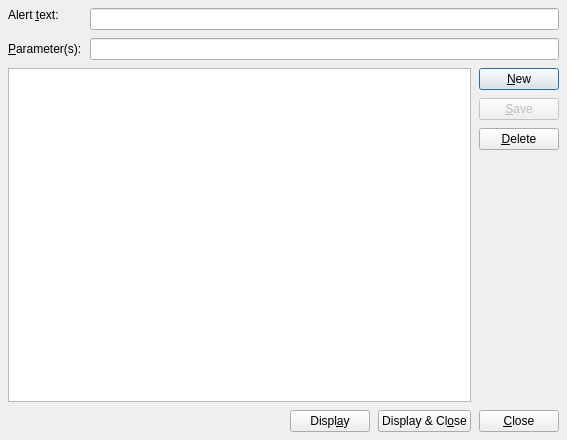
<?xml version="1.0" encoding="UTF-8"?>
<ui version="4.0">
 <class>AlertDialog</class>
 <widget class="QDialog" name="AlertDialog">
  <property name="geometry">
   <rect>
    <x>0</x>
    <y>0</y>
    <width>567</width>
    <height>440</height>
   </rect>
  </property>
  <property name="windowTitle">
   <string>Alert Message</string>
  </property>
  <property name="windowIcon">
   <iconset>
    <normaloff>:/icon/openlp.org-icon-32.bmp</normaloff>:/icon/openlp.org-icon-32.bmp</iconset>
  </property>
  <layout class="QVBoxLayout" name="AlertFormLayout">
   <property name="spacing">
    <number>8</number>
   </property>
   <property name="margin">
    <number>8</number>
   </property>
   <item>
    <layout class="QFormLayout" name="AlertTextLayout">
     <property name="horizontalSpacing">
      <number>8</number>
     </property>
     <property name="verticalSpacing">
      <number>8</number>
     </property>
     <property name="leftMargin">
      <number>0</number>
     </property>
     <property name="topMargin">
      <number>0</number>
     </property>
     <item row="0" column="0">
      <widget class="QLabel" name="AlertEntryLabel">
       <property name="sizePolicy">
        <sizepolicy hsizetype="Preferred" vsizetype="Fixed">
         <horstretch>0</horstretch>
         <verstretch>0</verstretch>
        </sizepolicy>
       </property>
       <property name="text">
        <string>Alert &amp;text:</string>
       </property>
       <property name="buddy">
        <cstring>AlertTextEdit</cstring>
       </property>
      </widget>
     </item>
     <item row="1" column="0">
      <widget class="QLabel" name="AlertParameter">
       <property name="text">
        <string>&amp;Parameter(s):</string>
       </property>
       <property name="buddy">
        <cstring>ParameterEdit</cstring>
       </property>
      </widget>
     </item>
     <item row="1" column="1">
      <widget class="QLineEdit" name="ParameterEdit"/>
     </item>
     <item row="0" column="1">
      <widget class="QLineEdit" name="AlertTextEdit"/>
     </item>
    </layout>
   </item>
   <item>
    <layout class="QHBoxLayout" name="ManagementLayout">
     <property name="spacing">
      <number>8</number>
     </property>
     <property name="bottomMargin">
      <number>0</number>
     </property>
     <item>
      <widget class="QListWidget" name="AlertListWidget">
       <property name="alternatingRowColors">
        <bool>true</bool>
       </property>
      </widget>
     </item>
     <item>
      <layout class="QVBoxLayout" name="ManageButtonLayout">
       <property name="spacing">
        <number>8</number>
       </property>
       <item>
        <widget class="QPushButton" name="NewButton">
         <property name="text">
          <string>&amp;New</string>
         </property>
         <property name="icon">
          <iconset>
           <normaloff>:/general/general_new.png</normaloff>:/general/general_new.png</iconset>
         </property>
        </widget>
       </item>
       <item>
        <widget class="QPushButton" name="SaveButton">
         <property name="enabled">
          <bool>false</bool>
         </property>
         <property name="text">
          <string>&amp;Save</string>
         </property>
         <property name="icon">
          <iconset>
           <normaloff>:/general/general_save.png</normaloff>:/general/general_save.png</iconset>
         </property>
        </widget>
       </item>
       <item>
        <widget class="QPushButton" name="DeleteButton">
         <property name="text">
          <string>&amp;Delete</string>
         </property>
         <property name="icon">
          <iconset>
           <normaloff>:/general/general_delete.png</normaloff>:/general/general_delete.png</iconset>
         </property>
        </widget>
       </item>
       <item>
        <spacer name="ManagementSpacer">
         <property name="orientation">
          <enum>Qt::Vertical</enum>
         </property>
         <property name="sizeHint" stdset="0">
          <size>
           <width>20</width>
           <height>40</height>
          </size>
         </property>
        </spacer>
       </item>
      </layout>
     </item>
    </layout>
   </item>
   <item>
    <layout class="QHBoxLayout" name="AlertButtonLayout">
     <property name="spacing">
      <number>8</number>
     </property>
     <item>
      <spacer name="ButtonBoxWidgetSpacer">
       <property name="orientation">
        <enum>Qt::Horizontal</enum>
       </property>
       <property name="sizeHint" stdset="0">
        <size>
         <width>181</width>
         <height>0</height>
        </size>
       </property>
      </spacer>
     </item>
     <item>
      <widget class="QPushButton" name="DisplayButton">
       <property name="text">
        <string>Displ&amp;ay</string>
       </property>
       <property name="icon">
        <iconset>
         <normaloff>:/general/general_live.png</normaloff>:/general/general_live.png</iconset>
       </property>
      </widget>
     </item>
     <item>
      <widget class="QPushButton" name="DisplayCloseButton">
       <property name="text">
        <string>Display &amp;&amp; Cl&amp;ose</string>
       </property>
       <property name="icon">
        <iconset>
         <normaloff>:/general/general_live.png</normaloff>:/general/general_live.png</iconset>
       </property>
      </widget>
     </item>
     <item>
      <widget class="QPushButton" name="CloseButton">
       <property name="text">
        <string>&amp;Close</string>
       </property>
       <property name="icon">
        <iconset>
         <normaloff>:/system/system_close.png</normaloff>:/system/system_close.png</iconset>
       </property>
      </widget>
     </item>
    </layout>
   </item>
  </layout>
 </widget>
 <tabstops>
  <tabstop>AlertTextEdit</tabstop>
  <tabstop>ParameterEdit</tabstop>
  <tabstop>AlertListWidget</tabstop>
  <tabstop>NewButton</tabstop>
  <tabstop>SaveButton</tabstop>
  <tabstop>DeleteButton</tabstop>
  <tabstop>DisplayButton</tabstop>
  <tabstop>DisplayCloseButton</tabstop>
  <tabstop>CloseButton</tabstop>
 </tabstops>
 <resources/>
 <connections>
  <connection>
   <sender>CloseButton</sender>
   <signal>clicked()</signal>
   <receiver>AlertDialog</receiver>
   <slot>close()</slot>
   <hints>
    <hint type="sourcelabel">
     <x>294</x>
     <y>66</y>
    </hint>
    <hint type="destinationlabel">
     <x>257</x>
     <y>3</y>
    </hint>
   </hints>
  </connection>
 </connections>
</ui>
